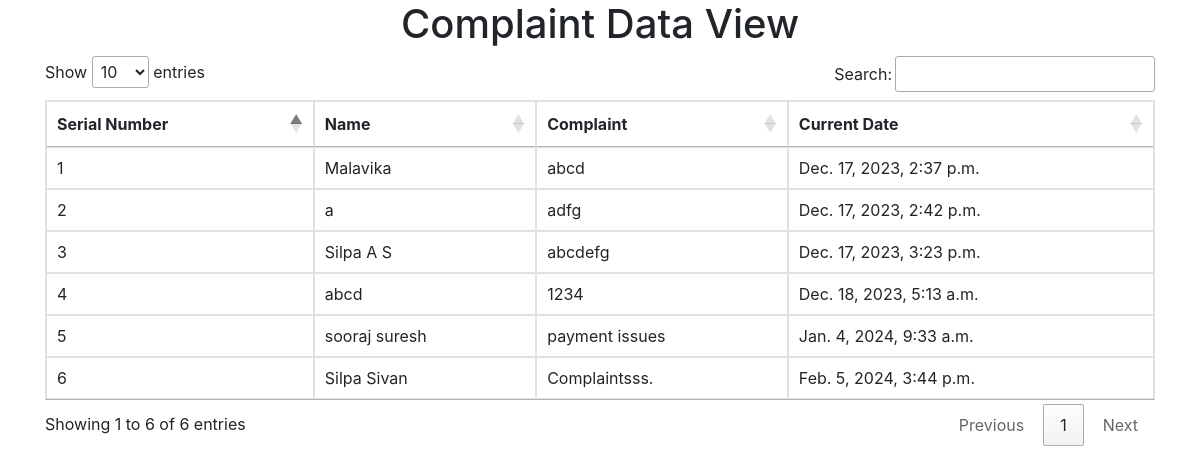
Page /complaintview/ on the committed database.
### myapp/models5.py (models this page shows, shortened)
class Complaint(models.Model):
    Name = models.CharField(max_length=100)
    Complaint= models.TextField()
    Date= models.DateTimeField(auto_now_add=True)

### myapp/views.py (the view)
# urls.py: path('complaintview/',views.complaintview,name='complaintview'),
def complaintview(request):
    register = Complaint.objects.all() # Query the Enquirys model
    return render(request, 'complaintview.html', {'view': register})

### myapp/Templates/complaintview.html (shortened to what this page needs)
<!DOCTYPE html>
<html>
<head>
    <link rel="stylesheet" href="https://maxcdn.bootstrapcdn.com/bootstrap/4.5.2/css/bootstrap.min.css">
    <link rel="stylesheet" type="text/css" href="https://cdn.datatables.net/1.10.23/css/jquery.dataTables.min.css">
</head>
<body>
    <div class="container table-container">
        <h1 class="text-center">Complaint Data View</h1>
        <table id="enquiriesTable" class="table table-bordered">
            <thead>
                <tr>
                    <th>Serial Number</th>
                    <th>Name</th>
                    <th>Complaint</th>
                    <th>Current Date</th>
                </tr>
            </thead>
            <tbody>
                {% for view in view %}
                <tr>
                    <td>{{ forloop.counter }}</td>
                    <td>{{ view.Name }}</td>
                    <td>{{ view.Complaint }}</td>
                    <td>{{ view.Date }}</td>
                </tr>
                {% endfor %}
            </tbody>
        </table>
    </div>
</body>
</html>

### rows in the picture
Complaint: Name "Malavika", Complaint "abcd", Date "Dec. 17, 2023, 2:37 p.m."
Complaint: Name "a", Complaint "adfg", Date "Dec. 17, 2023, 2:42 p.m."
Complaint: Name "Silpa A S", Complaint "abcdefg", Date "Dec. 17, 2023, 3:23 p.m."
Complaint: Name "abcd", Complaint "1234", Date "Dec. 18, 2023, 5:13 a.m."
Complaint: Name "sooraj suresh", Complaint "payment issues", Date "Jan. 4, 2024, 9:33 a.m."
Complaint: Name "Silpa Sivan", Complaint "Complaintsss.", Date "Feb. 5, 2024, 3:44 p.m."
